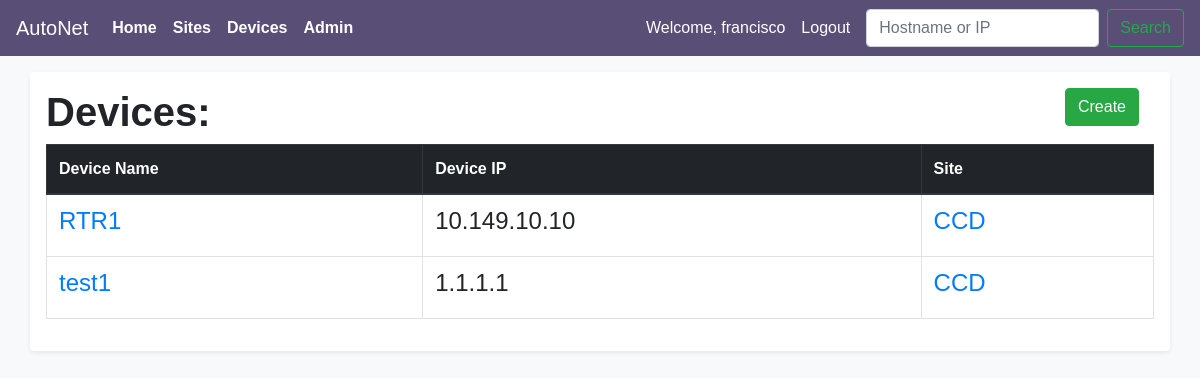
Screenshot of /devices (signed in) with the database file from the repository.
### main_app/models.py (models this page shows, shortened)
class Devices(models.Model):
    VENDOR_LIST = (('C', 'Cisco'),
                                    ('J', 'Juniper'),
                                    ('A', 'Arista'),
                                    )
    device_name = models.CharField(max_length=100)
    device_ip = models.GenericIPAddressField()
    vendor = models.CharField(choices=VENDOR_LIST, max_length=10,
                                                default=VENDOR_LIST[0])
    site = models.ForeignKey(Sites,
                            on_delete=models.CASCADE,
                            related_name = 'devices',
                            )
    objects = models.Manager()

class Sites(models.Model):
    site_name = models.CharField(max_length=100)
    site_location = models.CharField(max_length=250)
    site_address = models.CharField(max_length=400, null=True)
    site_poc_name = models.CharField(max_length=100)
    site_poc_number = models.CharField(max_length=30)

### main_app/views.py (the view)
# urls.py: path('devices', views.DeviceListView.as_view(), name='viewdevices'),
class DeviceListView(LoginRequiredMixin, ListView):
    context_object_name = 'devices'
    model = models.Devices
    paginate_by = 10

### main_app/templates/main_app/devices_list.html (shortened to what this page needs)
{% extends 'main_app/main_app_base.html' %}
{%block content %}
  <div class="container shadow-sm p-3 mb-5 bg-white rounded">
      <div class="container">
        <a class="" href="{% url 'main_app:createdevice' %}">
          <input class="btn btn-success float-right" type="submit" value="Create">
        </a>
      </div>
      <div class="">
        <h1><strong>Devices:</strong></h1>
        <table class="table table-bordered">
          <thead class="thead-dark">
            <th>Device Name</th>
            <th>Device IP</th>
            <th>Site</th>
          </thead>
          {% for device in devices %}
          <tr>
              <td><h4><a href="devices/{{device.id}}">{{device.device_name}}</a></h4></td>
              <td><h4>{{device.device_ip}}</h4></td>
              <td><h4><a href="sites/{{ device.site.id }}">{{device.site.site_name}}</a></h4></td>
          </tr>
          {%endfor%}
        </table>
      </div>
  </div>
{%endblock content %}

### main_app/templates/main_app/main_app_base.html (shortened to what this page needs)
<!DOCTYPE html>
<html lang="en" dir="ltr">
  <head>
    <link rel="stylesheet" href="https://stackpath.bootstrapcdn.com/bootstrap/4.1.3/css/bootstrap.min.css">
    {% load staticfiles %}
    <link rel="stylesheet" href="{% static 'css/form.css' %}">
  </head>
  <body class="bg-light" style="font-family: sans-serif;">
    <header>
    <div class="mb-4">
      <nav class="navbar navbar-expand-lg navbar-dark fixed-top" style="background-color: #584E76;">
        <a class="navbar-brand" href="{% url 'main_app:home' %}">AutoNet</a>
        <div class="collapse navbar-collapse" id="navbarSupportedContent">
          <ul class="navbar-nav mr-auto">
            <li class="nav-item active">
              <a class="nav-link" href="{% url 'main_app:home' %}"><strong>Home</strong><span class="sr-only">(current)</span></a>
            </li>
            <li class="nav-item active">
              <a class="nav-link" href="{% url 'main_app:viewsites' %}"><strong>Sites</strong></a>
            </li>
            <li class="nav-item active">
              <a class="nav-link" href="{% url 'main_app:viewdevices' %}"><strong>Devices</strong></a>
            </li>
            <li class="nav-item active">
              <a class="nav-link" href="{% url 'admin:index' %}"><strong>Admin</strong></a>
            </li>
          </ul>
          <div class="">
            {% if user.is_authenticated%}
            <ul class="navbar-nav mr-auto">
              <li class="nav-item active">
                <a class="nav-link" href="#">Welcome, {{user.username}}</a>
              </li>
              <li class="nav-item active">
                <a class="nav-link" href="{% url 'users:logout' %}">Logout</a>
              </li>
            </ul>
            {% endif %}
          </div>
          <form class="form-inline my-2 my-lg-0" action="{% url 'main_app:search'%}" method="get">
              <input class="form-control ml-2 mr-sm-2 " type="search"  name="item" placeholder="Hostname or IP" aria-label="Search">
              <button class="btn btn-outline-success my-2 my-sm-0" type="submit">Search</button>
        </form>
        </div>
      </nav>
    </div>
    </header>
    <br>
    <br>
    {%block content %}
    {%endblock content %}
  </body>
</html>

### rows the page displays
Devices: device_name "RTR1", device_ip "10.149.10.10", site.site_name "CCD"
Devices: device_name "test1", device_ip "1.1.1.1", site.site_name "CCD"

### other values shown
{{ user.username }} "francisco"
